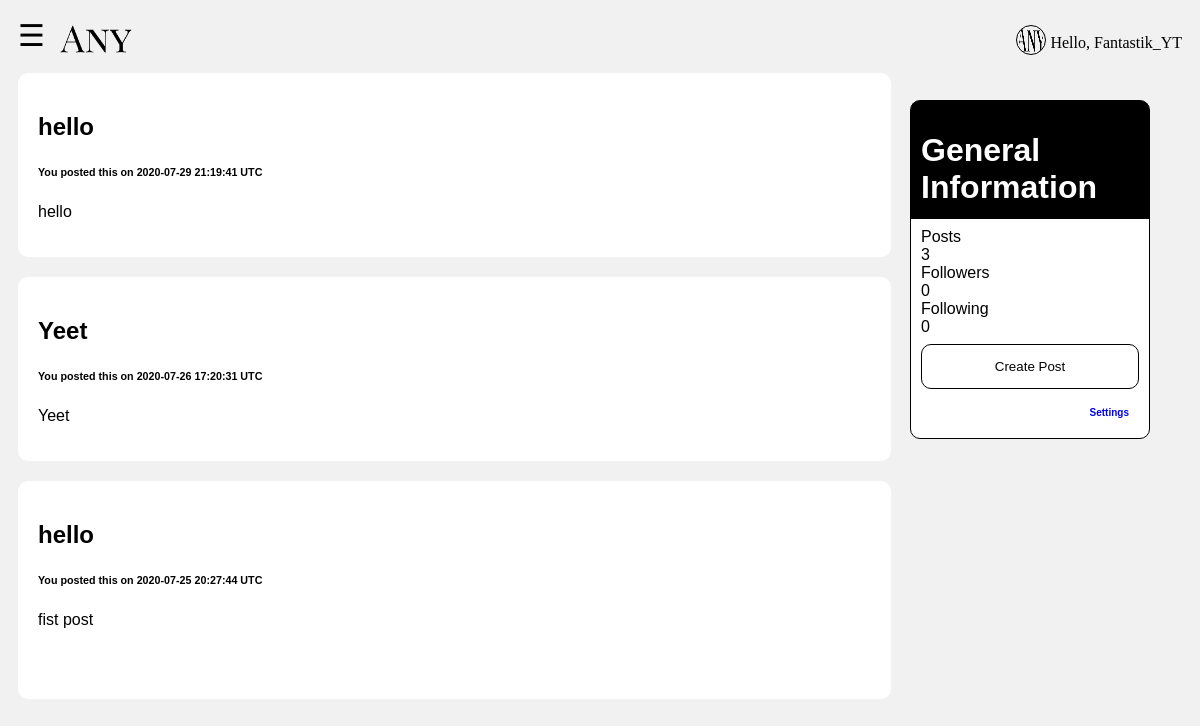
Screenshot of /profile (signed in) with the database file from the repository.
### tables this page shows
CREATE TABLE 'posts' ('poster_name' text, 'post_title' text, 'post_text' text, 'post_time'  timestamp DEFAULT CURRENT_TIMESTAMP  , 'post_id'  integer PRIMARY KEY  , 'poster_id' bigint, 'post_image' bytea);

### application.py (the view)
@app.route('/profile')
@login_required
def profile():
    username = user()
    rows = db.execute("SELECT id FROM users WHERE username = ?",
                      username)
    for row in rows:
        uid = row["id"]
    follower = db.execute("SELECT * FROM follow WHERE followed_id = ?",
                          uid)
    followings = db.execute("SELECT * FROM follow WHERE follower_id = ?",
                            uid)
    post = db.execute("SELECT * FROM posts WHERE poster_name = ? ORDER BY post_time DESC",
                      username)
    followers = len(follower)
    following = len(followings)
    posts = len(post)
    return render_template("profile.html", username=username, followers=followers, following=following, posts=posts, list=post)

### application.py (called while the page is built)
@app.after_request
def after_request(response):
    response.headers["Cache-Control"] = "no-cache, no-store, must-revalidate"
    response.headers["Expires"] = 0
    response.headers["Pragma"] = "no-cache"
    return response

def user():
    global username
    return username

### templates/profile.html (shortened to what this page needs)
{% extends "layout.html" %}
{% block content %}
    <div class="geninf">
        <div class="genhead">
            <h1>General Information</h1>
        </div>
        <ul style="list-style-type:none;margin:0;padding:0;">
            <li>Posts</li>
            <li>{{posts}}</li>
            <li>Followers</li>
            <li>{{followers}}</li>
            <li>Following</li>
            <li>{{following}}</li>
        </ul>
        <a href="/create">
            <button class="createbtn">Create Post</button>
        </a>
        <a href="/settings">
            <p class="settingsbtn"><strong>Settings</strong></p>
        </a>
    </div>
    {% for thing in list %}
        <div class="card" style="width:75%;">
            <h2>{{thing['post_title']}}</h2>
            <h6>You posted this on {{thing["post_time"]}} UTC</h6>
            <div id="posttext">{{ thing["post_text"]|safe }}</div>
        </div>
    {% endfor %}
{% endblock %}

### static/styles.css (style rules this page uses)
* { box-sizing: border-box; }
body { font-family: sans-serif; padding: 10px; background: #f1f1f1; }
a { cursor: pointer; }
.card { background-color: white; padding: 20px; margin-top: 20px; border-radius: 10px; }
button { background-color: #4CAF50; color: white; padding: 14px 20px; margin: 8px 0; border: none; cursor: pointer; width: 100%; }
.genhead { color: white; }
.geninf { width: 20%; background: linear-gradient(0deg, white 65%, black 65%); padding: 10px; border: 1px solid black; border-radius: 10px; position: fixed; right: 50px; top: 100px; }
.createbtn { background-color: white; background-color: rgba(0, 0, 0, 0); color: black; border: 1px solid black; border-radius: 10px; }
.settingsbtn { float: right; position: relative; right: 10px; font-size: 10px; }

### rows the page displays
posts: post_title "hello", post_time "2020-07-29 21:19:41", post_text "hello"
posts: post_title "Yeet", post_time "2020-07-26 17:20:31", post_text "Yeet"
posts: post_title "hello", post_time "2020-07-25 20:27:44", post_text "fist post"

### other values shown
{{ posts }} "3"
{{ followers }} "0"
{{ following }} "0"
